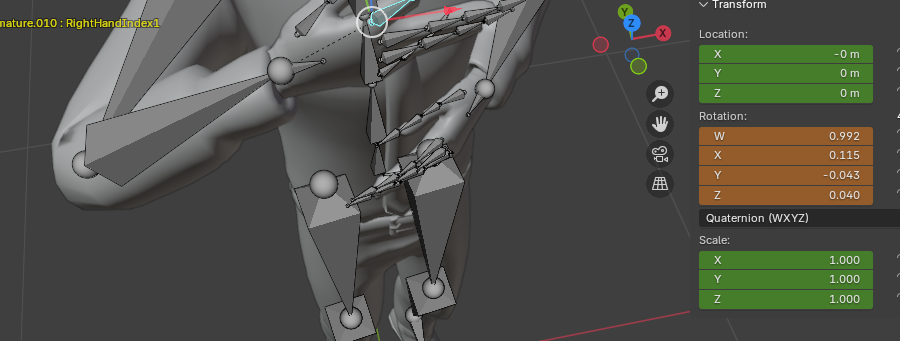
#> input picture test/json/buenas tardes/Captura de pantalla 2026-02-03 190455.png, 900 x 341 px
$ python -i process_videos_opencv.py   (imports and definitions only)
#> lines starting #> are read from the running program, lines starting #| are printed output that depends on the picture
#> in process_video, frame is the input picture: shape (341, 900, 3); mean B, G, R 73.5, 81.1, 80.1
"""
Script para procesar videos usando OpenCV: ralentizar y mejorar resolución
"""
import cv2
import os
from pathlib import Path
import numpy as np

def upscale_frame(frame, target_width=1920, target_height=1080):
    """Mejora la resolución del frame usando interpolación"""
#> called with target_width = 1920, target_height = 1080
    return cv2.resize(frame, (target_width, target_height), interpolation=cv2.INTER_LANCZOS4)
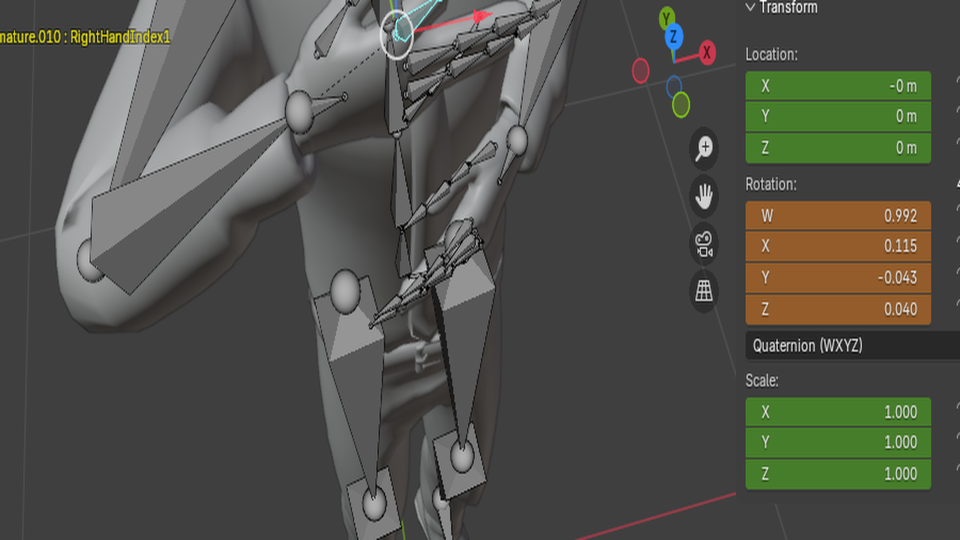
#> returned value: shape (1080, 1920, 3) (shown at 1/2 size); mean of channels 0, 1, 2 73.5, 81.1, 80.1; drawn as B, G, R

def sharpen_frame(frame):
    """Aplica un filtro de nitidez al frame"""
    kernel = np.array([[-1,-1,-1],
                       [-1, 9,-1],
                       [-1,-1,-1]])
    sharpened = cv2.filter2D(frame, -1, kernel)
    # Mezcla el frame original con el nitidizado (50/50)
    return cv2.addWeighted(frame, 0.5, sharpened, 0.5, 0)

def process_video(input_path, output_path, speed_factor=0.75):
    """
    Procesa un video ralentizándolo y mejorando su resolución
    speed_factor: 0.75 = 25% más lento, 0.5 = 50% más lento
    """
    cap = cv2.VideoCapture(str(input_path))

    if not cap.isOpened():
        print(f"  ✗ No se pudo abrir: {input_path.name}")
        return False

    # Obtener propiedades del video original
    original_fps = cap.get(cv2.CAP_PROP_FPS)
    frame_count = int(cap.get(cv2.CAP_PROP_FRAME_COUNT))

    # Nueva tasa de frames (más baja = más lento)
    new_fps = original_fps * speed_factor

    # Configurar el writer para el video de salida
    fourcc = cv2.VideoWriter_fourcc(*'mp4v')
    out = cv2.VideoWriter(
        str(output_path),
        fourcc,
        new_fps,
        (1920, 1080)  # Resolución mejorada
    )

    frame_idx = 0
    processed = 0

    while True:
        ret, frame = cap.read()
        if not ret:
            break

        # Mejorar resolución
        frame_upscaled = upscale_frame(frame)

        # Aplicar mejoras de nitidez
        frame_enhanced = sharpen_frame(frame_upscaled)

        # Escribir frame
        out.write(frame_enhanced)

        frame_idx += 1
        processed += 1

        # Mostrar progreso cada 30 frames
        if processed % 30 == 0:
            progress = (processed / frame_count) * 100
            print(f"    Progreso: {progress:.1f}%", end='\r')

    cap.release()
    out.release()

    print(f"    Progreso: 100.0%")
    return True

def main():
    # Rutas
    input_dir = Path(r"c:\Users\andre\OneDrive\Documentos\tesis\test\output\videos")
    output_dir = Path(r"c:\Users\andre\OneDrive\Documentos\tesis\test\output\videos_1")

    # Crear carpeta de salida
    output_dir.mkdir(parents=True, exist_ok=True)
    print(f"✓ Carpeta creada: {output_dir}\n")

    # Obtener todos los videos
    video_files = sorted(input_dir.glob("*.mp4"))
    total = len(video_files)

    print(f"📹 Encontrados {total} videos para procesar")
    print(f"⚙️  Configuración:")
    print(f"   - Velocidad: 75% (25% más lento)")
    print(f"   - Resolución: 1920x1080 (Full HD)")
    print(f"   - Mejoras: Nitidez y suavizado\n")

    # Procesar cada video
    for idx, video_path in enumerate(video_files, 1):
        output_path = output_dir / video_path.name

        print(f"[{idx}/{total}] {video_path.name}")

        success = process_video(video_path, output_path, speed_factor=0.75)

        if success:
            print(f"  ✓ Completado\n")
        else:
            print(f"  ✗ Error\n")

    print(f"✅ Proceso completado!")
    print(f"   Videos originales: {input_dir}")
    print(f"   Videos mejorados: {output_dir}")

# [2 lines not run here, left out]

>>> result = process_video('test/json/buenas tardes/Captura de pantalla 2026-02-03 190455.png', 'out.png')

$ run again, on test/json/buenas tardes/Captura de pantalla 2026-02-03 190508.png
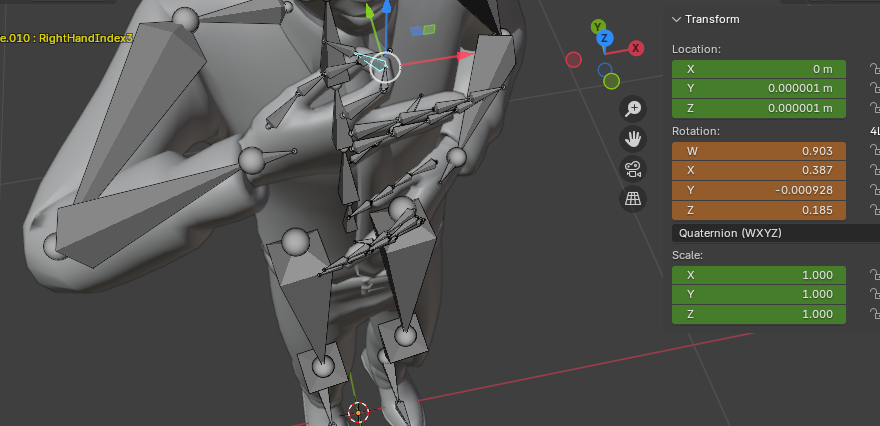
#> input picture test/json/buenas tardes/Captura de pantalla 2026-02-03 190508.png, 880 x 426 px
#> in process_video, frame is the input picture: shape (426, 880, 3); mean B, G, R 76.4, 82.4, 81.7
#> in upscale_frame, `return cv2.resize(frame, (target_width, target_height), interpolation=..`:
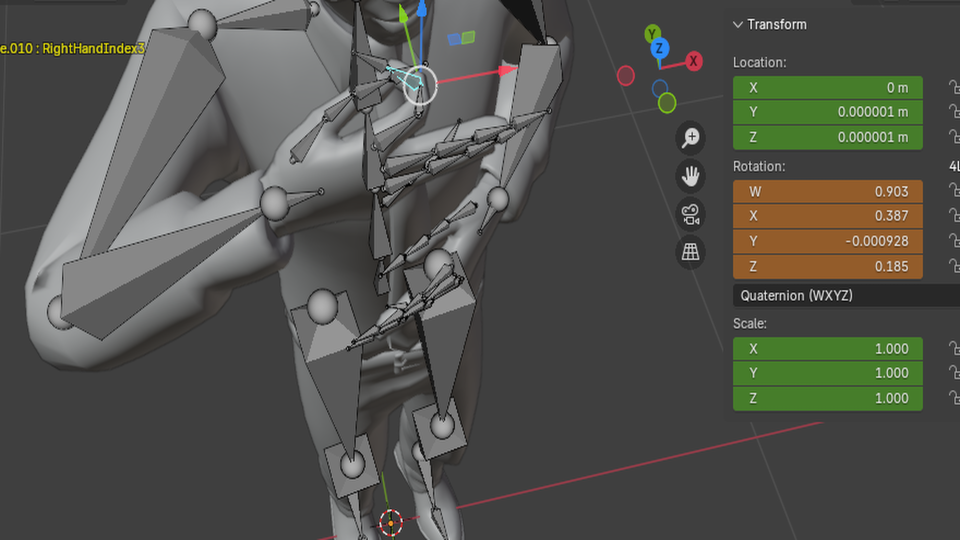
#> returned value: shape (1080, 1920, 3) (shown at 1/2 size); mean of channels 0, 1, 2 76.4, 82.4, 81.7; drawn as B, G, R
